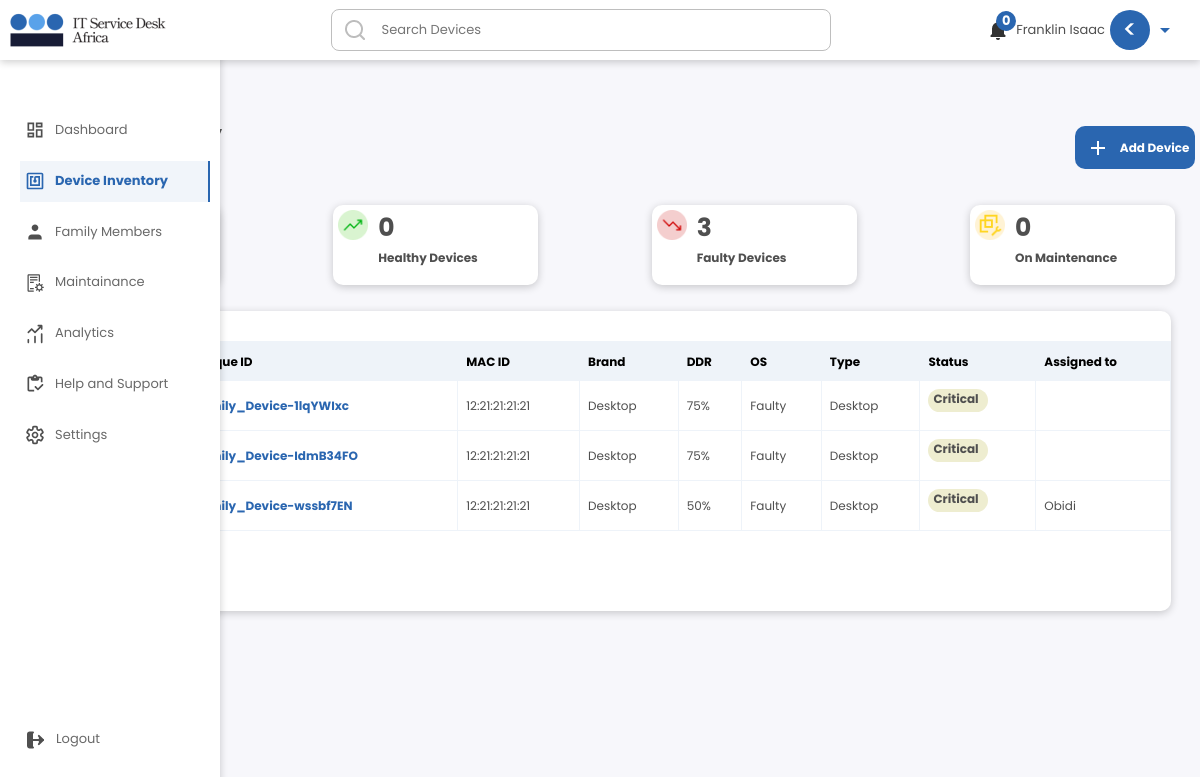
Page /familydhms/familyinventory (signed in) on the earlier database version.
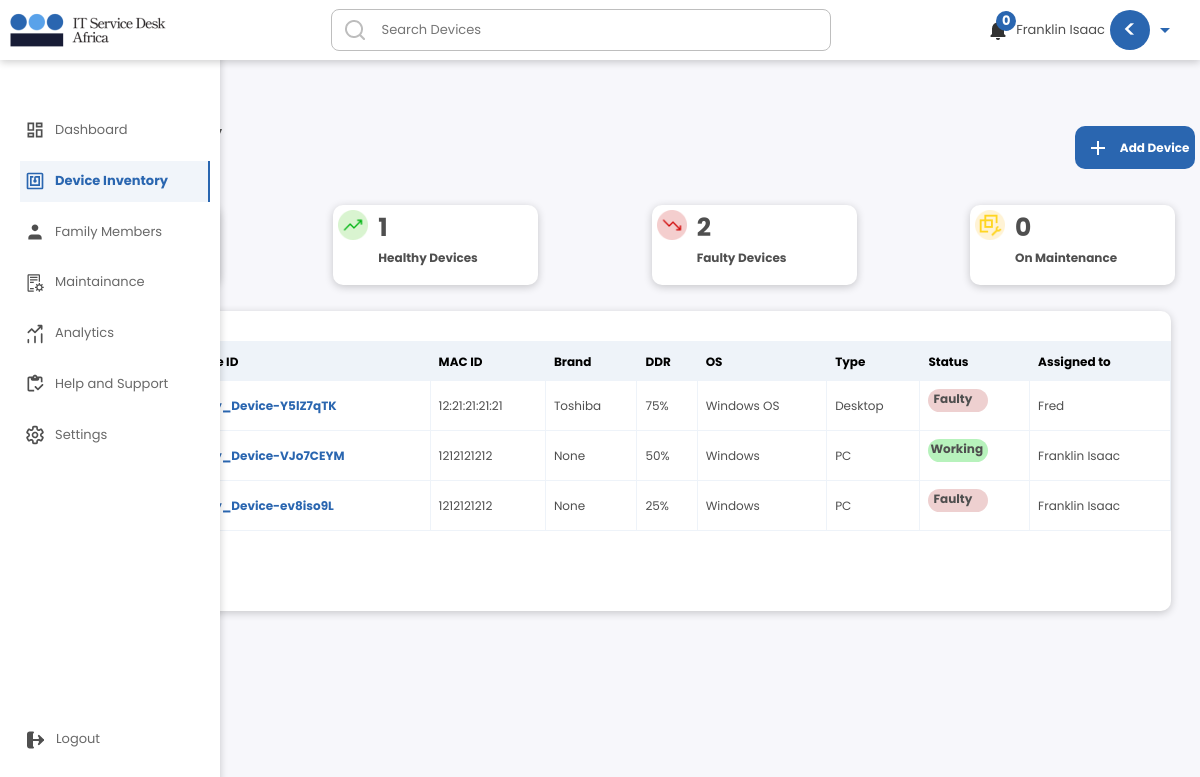
Same page on the later database version.
### familydhmsapp/models.py (models this page shows, shortened)
class FamilyDeviceReg(models.Model):
    user = models.ForeignKey(User, null=True, on_delete=models.CASCADE)
    devicetype = models.CharField(max_length = 1500, default='None')
    devicebrand = models.CharField(max_length= 200, null=True, blank = True)
    deviceOS = models.CharField(max_length= 200, null=True, blank = True)
    devicemodel = models.CharField(max_length= 200, null=True, blank = True)
    deviceyearofpurchase = models.CharField(max_length= 200, null=True, blank = True)
    devicelocation = models.CharField(max_length= 200, null=True, blank = True)
    devicename = models.CharField(max_length= 200, null=True, blank = True)
    devicemacaddress = models.CharField(max_length= 200, null=True, blank = True)
    deviceipaddress = models.CharField(max_length = 1500, null=True, blank = True)
    devicedepreciationrate = models.CharField(max_length = 1500, null=True, blank = True)
    deviceid = models.CharField(max_length = 1500, null=True, blank = True)
    deviceuser = models.CharField(max_length = 1500, null=True, blank = True)
    devicestatus = models.CharField(max_length= 300,choices = DEVICE_HEALTH_STATUS, default = 'Working', null=True, blank = True)
    deviceImageOne = models.ImageField(upload_to='productImage/', null=True, blank=True)
    userbrowser = models.CharField(max_length = 1500, null=True, blank = True)
    userbrowserversion = models.CharField(max_length = 1500, null=True, blank = True)
    userOSVersion = models.CharField(max_length = 1500, null=True, blank = True)
    deviceUserID = models.CharField(max_length = 1500, default='None', null=True, blank = True)
    deviceuseremail = models.CharField(max_length= 200, null=True, blank = True)
    deviceuserfullname = models.CharField(max_length= 200, null=True, blank = True)
    savetimedata = models.CharField(max_length = 1500, null=True, blank = True)
    registeredMonth = models.CharField(max_length = 1500, null=True, blank = True)
    weekNumberSaved = models.CharField(max_length = 1500, null=True, blank = True)
    FamilyUniqueCode = models.CharField(max_length = 130, null=True, blank = True)
    created_at = models.DateTimeField(auto_now_add=True)
    edited_at = models.DateTimeField(auto_now=True)
    class Meta:
        ordering = ['-edited_at', '-created_at']

### familydhmsapp/views.py (the view, shortened to what this page needs)
# urls.py: path('familyinventory', views.FamilyInventory, name="FamilyInventory"),
@login_required(login_url='UserLogin')
def FamilyInventory(request):
    allfamilymembers = FamilyMemberReg.objects.filter(user = request.user)
    AllFamilyDevices = FamilyDeviceReg.objects.filter(user = request.user)
    AllFamilyDevicesCount = AllFamilyDevices.count()
    allLaptopDevices = FamilyDeviceReg.objects.filter(Q(FamilyUniqueCode = request.user.last_name) & Q(devicetype = 'Laptop'))
    allPCDevices = FamilyDeviceReg.objects.filter(Q(FamilyUniqueCode = request.user.last_name) & Q(devicetype = 'PC'))
    allPCDevicesCount = allPCDevices.count()
    allLaptopDevicesCount = allLaptopDevices.count()
    allLaptopDevicesCountMain = allLaptopDevicesCount + allPCDevicesCount
    allDesktopDevices = FamilyDeviceReg.objects.filter(Q(FamilyUniqueCode = request.user.last_name) & Q(devicetype = 'Desktop'))
    allDesktopDevicesCount = allDesktopDevices.count()
    AllFaultyDevices = FamilyDeviceReg.objects.filter(Q(user = request.user) & Q(devicestatus = 'Faulty'))
    AllFaultyDevicesCount = AllFaultyDevices.count()
    AllCriticalDevices = FamilyDeviceReg.objects.filter(Q(user = request.user) & Q(devicestatus = 'Critical'))
    AllCriticalDevicesCount = AllCriticalDevices.count()
    AllFaultyAndCritialDevices = AllFaultyDevicesCount + AllCriticalDevicesCount
    AllWorkingDevices = FamilyDeviceReg.objects.filter(Q(user = request.user) & Q(devicestatus = 'Working'))
    AllWorkingDevicesCount = AllWorkingDevices.count()
    context = {'allfamilymembers':allfamilymembers, 'AllFamilyDevices':AllFamilyDevices, 'AllFamilyDevicesCount':AllFamilyDevicesCount, 'AllWorkingDevicesCount':AllWorkingDevicesCount, 'AllFaultyAndCritialDevices':AllFaultyAndCritialDevices}
    return render(request, 'familydhmsapp/familyinventory.html', context)

### familydhmsapp/templates/familydhmsapp/familyinventory.html (shortened to what this page needs)
{% include 'famgeneral.html' %}
{% load static %}
{% block content %}
<!DOCTYPE html>
<html lang="en">
	<head>
		<link rel="stylesheet" href={% static 'familydashboard/css/style.css' %} />
		<link rel="stylesheet" href={% static 'familyinv/css/style.css' %} />
		<link href="https://unpkg.com/aos@2.3.1/dist/aos.css" rel="stylesheet">
	</head>
	<body class='body'>
		<div class='main'>
			<div class='mobiletopbar'>
				<div>
					<h1><strong>Device inventory</strong></h1>
					<h5>Manage your family's devices</h5>
				</div>
				<div class='addnewdevicebtn2'>
					<button>
						<img src={% static 'dashboard/img/add.png' %} />
						<p>Add Device</p>
					</button>
				</div>
			</div>
			<div class='postheroinv'>
				<div>
					<div class='introdetailssection'>
						<div class='introdetailsbar allusers'>
							<div>
								{% if AllFamilyDevicesCount  %}
								<h1>{{ AllFamilyDevicesCount }}</h1>
								{% else %}
								<h1>0</h1>
								{% endif %}
								<p>Devices</p>
							</div>
						</div>
						<div class='introdetailsbar faultydevices'>
							<img src={% static 'familydashboard/img/healthy.png' %} />
							<div>
								{% if AllWorkingDevicesCount  %}
								<h1>{{ AllWorkingDevicesCount }}</h1>
								{% else %}
								<h1>0</h1>
								{% endif %}
								<p>Healthy Devices</p>
							</div>
						</div>
						<div class='introdetailsbar healthydevices'>
							<img src={% static 'familydashboard/img/faulty.png' %} />
							<div>
								{% if AllFaultyAndCritialDevices  %}
								<h1>{{ AllFaultyAndCritialDevices }}</h1>
								{% else %}
								<h1>0</h1>
								{% endif %}
								<p>Faulty Devices</p>
							</div>
						</div>
						<div class='introdetailsbar onmaintenance'>
							<img src={% static 'familydashboard/img/maintenance.png' %} />
							<div>
								{% if AllMaintenancesCount  %}
								<h1>{{ AllMaintenancesCount }}</h1>
								{% else %}
								<h1>0</h1>
								{% endif %}
								<p>On Maintenance</p>
							</div>
						</div>
					</div><br/>
				</div>
			</div>
			<div class='maindevicelistsection'>
				<div class='fillstate'>
						{% if AllFamilyDevices %}
						<table>
							<tr>
							<th>
							</th>
							<th>Name</th>
							<th>Unique ID</th>
							<th>MAC ID</th>
							<th>Brand</th>
							<th title='Device Depreciation Rate'>DDR</th>
							<th>OS</th>
							<th>Type</th>
							<th>Status</th>
							<th>Assigned to</th>
							</tr>
							{% for AllFamilyDevices in AllFamilyDevices %}
							<tr>
								<td><input type="radio" /></td>
								<td>{{ AllFamilyDevices.devicename }}</td>
								<td class='link'>
									<strong><a href= "/familydhms/familydevicedetails/{{AllFamilyDevices.deviceid}}/" >{{ AllFamilyDevices.deviceid }}</a></strong>
								</td>
								<td>{{ AllFamilyDevices.devicemacaddress }}</td>
								<td>{{ AllFamilyDevices.devicebrand }}</td>
								<td>{{ AllFamilyDevices.devicedepreciationrate }}</td>
								<td>{{ AllFamilyDevices.deviceOS }}</td>
								<td>{{ AllFamilyDevices.devicetype }}</td>
								<td><p class="{{ AllFamilyDevices.devicestatus }}">{{ AllFamilyDevices.devicestatus }}</p></td>
								<td class='link enterStaffUser'>
									{% if AllFamilyDevices.deviceuserfullname %}
										{{ AllFamilyDevices.deviceuserfullname }}
									{% else %}
										{% for allfamilymembers in allfamilymembers %}
											{% if AllFamilyDevices.deviceUserID == allfamilymembers.memberid %}
												<strong><a href= /member/staffdetails/{{ allfamilymembers.id }}/  >{{ allfamilymembers.memberfullname }}</a></strong>
											{% endif %}
										{% endfor %}
									{% endif %}
								</td>
							</tr>
							{% endfor %}
						</table>
						{% endif %}
				</div>
			</div>
    </body>
</html>
{% endblock content %}

### familydhmsapp/templates/famgeneral.html (shortened to what this page needs)
{% load static %}
<!DOCTYPE html>
<html lang="en">
	<head>
		<link rel="stylesheet" href="https://maxcdn.bootstrapcdn.com/bootstrap/3.4.1/css/bootstrap.min.css">
		<link rel="stylesheet" href={% static 'familydashboard/css/style.css' %} />
		<link rel="stylesheet" href={% static 'famgeneral/css/style.css' %} />
		<link href="https://cdnjs.cloudflare.com/ajax/libs/mdb-ui-kit/6.1.0/mdb.min.css" rel="stylesheet" />
		<link href="https://unpkg.com/aos@2.3.1/dist/aos.css" rel="stylesheet">
	</head>
	<body>
        {% include "famnavbar.html" %}{% block content %}{% endblock content %}
    </body>
    </html>

### familydhmsapp/templates/famnavbar.html (shortened to what this page needs)
{% load static %}
{% block content %}
<body>
    <nav>
        <div class='desktoplogo'>
            <img src={% static 'general/img/itsalogopng1.png' %} />
        </div>
        <div class='search'>
            <form method='GET' action="{% url 'Searchresult' %}">
                <input type='text' name='q' placeholder='Search Devices' id='txtSearch' />
            </form>
            <img class='searchIcon' src={% static 'general/img/searchicon.png' %} />
        </div>
        <div class='notifysection'>
            <div class='notifyout' >
                <img class='notify' src={% static 'general/img/notify.png' %} />
                <div class='NewNotifyCount'></div>
            </div>
            <div class='notifysectioninner'>
                {% if allSignUps.user == request.user %}
                <h4>{{ allSignUps.companyname }}</h4>
                {% else %}
                {{request.user}}
                {% endif %}
                <div class='profileimgsectiontext'>
                    <h1></h1>
                </div>
                <img src={% static 'general/img/arrow-down.png' %} />
            </div>
        </div>
    </nav>
    <div class='sidebarsection'>
        <a href={% url 'FamilyDHMSDashboard' %}>
            <div class='sidebar dashboard'>
                <p>Dashboard</p>
            </div>
        <a href={% url 'FamilyInventory' %}>
            <div class='sidebar deviceinventory '>
                <p>Device Inventory</p>
            </div>
        </a>
        <a href={% url 'FamilyMembers' %}>
            <div class='sidebar staffmembers'>
                <p>Family Members</p>
            </div>
        </a>
        <a href={% url 'FamilyMaintenance' %}>
            <div class='sidebar maintain'>
                <p>Maintainance</p>
            </div>
        </a>
        <a href={% url 'FamilyAnalytics' %}>
            <div class='sidebar reports'>
                <p>Analytics</p>
            </div>
        </a>
        <a href={% url 'FamilySupport' %}>
            <div class='sidebar support'>
                <p>Help and Support</p>
            </div>
        </a>
        <a href={% url 'FamilySettings' %}>
            <div class='sidebar settings'>
                <p>Settings</p>
            </div>
        </a>
        <a href={% url 'FamilyLogout' %}>
            <div class='sidebar logout'>
                <p>Logout</p>
            </div>
        </a>
    </div>
		<link rel="stylesheet" href="https://code.jquery.com/ui/1.8.18/themes/base/jquery-ui.css" type="text/css" media="all" />
</body>
{% endblock content %}

### static/familydashboard/css/style.css (style rules this page uses)
* { box-sizing: border-box; margin: 0; padding: 0; font-family: 'Poppins', sans-serif; }
body { overflow-x: hidden; background-color: #F7F7FB; }
.main { padding-top: 100px; padding-left: 240px; }
.main h5 { color: rgb(175, 175, 175); }
.introdetailssection { display: flex; width: 100%; padding-right: 0px; justify-content: space-between }
.introdetailsbar { padding: 5px; display: flex; align-items: center; background-color: white; padding-right: 10px; height: 95px; margin: 0px; cursor:crosshair; border-radius: 10px; box-shadow: 0 2px 8px 0 rgba(0, 0, 0, 0.2); align-items: center; transition: .4s ease-in-out; }
.introdetailsbar img { margin-bottom: 10px; margin-right: 10px; margin-top: -30px; width: 30px; }
.introdetailsbar h1 { font-weight: bold; }
.introdetailsbar p { font-size: 1.2rem; font-weight: bold; }
.allusers h1 { margin-top: 10px; }
.search img { margin-right: 5px; margin-left: 5px; }
.Working { background-color: #b7f2bc; height: 23px; width: 60px; padding-left: 2px; font-weight: bold; border-radius: 50px; }
.link strong a { color: #2A66B0; }
.Faulty { background-color: #EED0D0; height: 23px; width: 60px; padding-left: 5px; font-weight: bold; border-radius: 50px; }
table td a { color: black }
table { margin-top: 30px; border: 1px solid white; width: 100%; font-size: 1.2rem; margin-bottom: 60px; overflow: scroll; }
td, th { border: 1px solid #EEF3F9; text-align: left; padding: 8px; }
th { border: 1px solid #EEF3F9; text-align: left; padding: 8px; color: black; }
tr:nth-child(1) { color: #4F4F4F; background-color: #EEF3F9; }
@media only screen and (max-width: 1202px) { .main { padding-top: 120px; padding-left: 5px; padding-right: 5px; } }
@media only screen and (max-width: 1202px) { .main h5 { color: rgb(175, 175, 175); } }
@media only screen and (max-width: 1202px) { .introdetailssection { display: flex; width: 100%; padding-right: 0px; justify-content: space-between; overflow-x: scroll; } }
@media only screen and (max-width: 1202px) { .introdetailsbar { height: 95px; width: 175px; margin-right:10px; } }

### static/famgeneral/css/style.css (style rules this page uses)
* { box-sizing: border-box; margin: 0; padding: 0; font-family: 'Poppins', sans-serif; }
nav { background-color: #FFFFFF; padding: 5px; display: flex; justify-content: space-between; align-items: center; font-size: 1.3rem; box-shadow: 0 2px 8px 0 rgba(0, 0, 0, 0.2); position: fixed; width: 100vw; z-index: 10; }
.notifysectioninner { cursor: pointer; }
.notifysection { display: flex; align-items: center; justify-content: space-between; }
.notifysection img { margin-right: 10px; }
.notifysectioninner { align-items: center; display: flex; padding-right: 20px; }
.notifysectioninner img { margin-right: 5px; margin-left: 5px; }
.profileimgsectiontext { width: 40px; font-size: 1rem; background-color:#2A66B0; color: white; margin: 5px; padding-top: 5px; text-align: center; border-radius: 40px; }
.search input { display: flex; align-items: center; border: solid rgb(190, 190, 190) 1px; border-radius: 8px; width: 500px; position: relative; height: 40px; padding: 20px; padding-left: 50px; background-color: transparent; }
.searchIcon { position: absolute; top: 18px; padding-left: 7px; }
.search img { margin-right: 5px; margin-left: 5px; }
.notifyout { position: relative; cursor: pointer; }
.sidebarsection { padding-top: 100px; padding-left: 20px; height: 100vh; width: 220px; position: fixed; background-color: white; box-shadow: 0 2px 8px 0 rgba(0, 0, 0, 0.2); z-index: 2; color: black; }
.sidebar { display: flex; align-items: center; margin-top: 10px; transition: 0.2s ease-in-out; cursor: pointer; width: 95%; padding: 0px 5px; color: rgb(105, 105, 105); transition: ease-in-out .3s; }
.sidebar p { margin-top: 10px; margin-left: 10px; font-size: 1.3rem; }
.logout { position: absolute; bottom: 40px; width: 85%; }
.active { color: #2A66B0; border-right:2px solid #2A66B0; background-color: #F1F5FA; }
.active p { color: #2A66B0; font-weight: bold; }
.dashboard svg { fill: black; }
.NewNotifyCount { background-color:#2A66B0; text-align: center; color: white; border-radius: 100px; font-weight: bold; position: absolute; width: 20px; top: -9px; right: 0px; }
.desktoplogo { display: block; }

Differences in the rows shown:
removed FamilyDeviceReg: deviceid "Family_Device-1lqYWIxc", devicemacaddress "12:21:21:21:21", devicebrand "Desktop", devicedepreciationrate "75%", deviceOS "Faulty", devicetype "Desktop", devicestatus "Critical"
removed FamilyDeviceReg: deviceid "Family_Device-IdmB34FO", devicemacaddress "12:21:21:21:21", devicebrand "Desktop", devicedepreciationrate "75%", deviceOS "Faulty", devicetype "Desktop", devicestatus "Critical"
removed FamilyDeviceReg: deviceid "Family_Device-wssbf7EN", devicemacaddress "12:21:21:21:21", devicebrand "Desktop", devicedepreciationrate "50%", deviceOS "Faulty", devicetype "Desktop", devicestatus "Critical", deviceuserfullname "Obidi"
added FamilyDeviceReg: deviceid "Family_Device-Y5lZ7qTK", devicemacaddress "12:21:21:21:21", devicebrand "Toshiba", devicedepreciationrate "75%", deviceOS "Windows OS", devicetype "Desktop", devicestatus "Faulty", deviceuserfullname "Fred"
added FamilyDeviceReg: deviceid "Family_Device-VJo7CEYM", devicemacaddress "1212121212", devicebrand "None", devicedepreciationrate "50%", deviceOS "Windows", devicetype "PC", devicestatus "Working", deviceuserfullname "Franklin Isaac"
added FamilyDeviceReg: deviceid "Family_Device-ev8iso9L", devicemacaddress "1212121212", devicebrand "None", devicedepreciationrate "25%", deviceOS "Windows", devicetype "PC", devicestatus "Faulty", deviceuserfullname "Franklin Isaac"
Other differences:
{{ AllWorkingDevicesCount }}: (not shown) → "1"
{{ AllFaultyAndCritialDevices }}: "3" → "2"
text no longer shown: "0"
